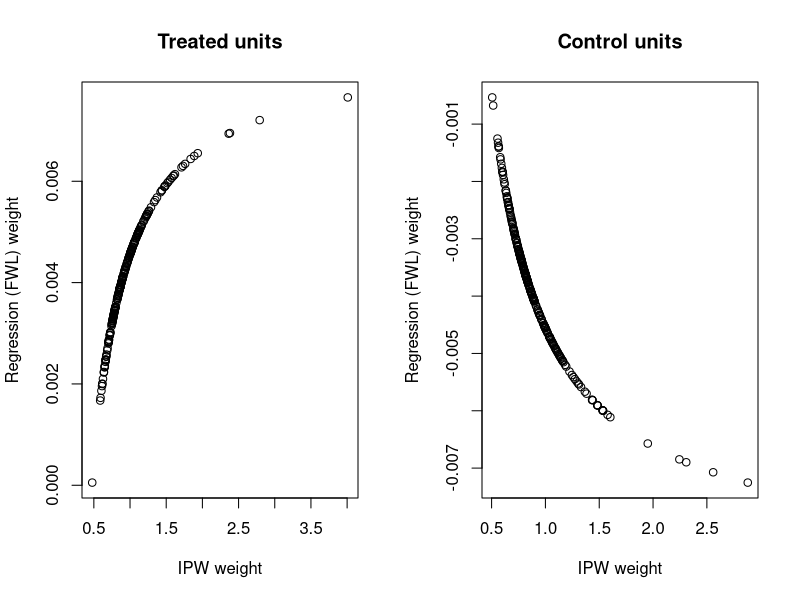

Here is the R script that generated this plot:
## ---- chunk 1
#| label: fwl-weights-example
#| cache: true
#| warning: false
#| message: false
library(dplyr)

set.seed(1)
n <- 500
X <- rnorm(n)
d_prob <- plogis(0.5 * X)
D <- rbinom(n, 1, d_prob)
Y <- 1 + 2 * D + 1.5 * X + rnorm(n)
dat <- data.frame(Y, D, X)

# Regression-implied weights via the FWL residualization of D on X.
d_hat <- fitted(lm(D ~ X, data = dat))
resid_D <- dat$D - d_hat
omega_reg <- resid_D / sum(resid_D^2)

# IPW weights (Horvitz-Thompson), using the same linear-probability d_hat
# purely for comparability with the regression weights above.
ipw <- ifelse(dat$D == 1, 1 / d_hat, 1 / (1 - d_hat))
# rescale by a single constant so the treated weights average 1; this only
# fixes the axis scale of the plot below and does not change any comparison
ipw <- ipw / sum(ipw[dat$D == 1]) * sum(dat$D == 1)

tau_reg <- sum(omega_reg * dat$Y)
tau_lm  <- coef(lm(Y ~ D + X, data = dat))["D"]

data.frame(tau_reg_from_weights = tau_reg, tau_from_lm_coef = tau_lm)
## ---- chunk 2
#| label: fwl-weights-plot
#| cache: true
#| warning: false
#| message: false
par(mfrow = c(1, 2))
plot(ipw[dat$D == 1], omega_reg[dat$D == 1],
     xlab = "IPW weight", ylab = "Regression (FWL) weight",
     main = "Treated units")
plot(ipw[dat$D == 0], omega_reg[dat$D == 0],
     xlab = "IPW weight", ylab = "Regression (FWL) weight",
     main = "Control units")
par(mfrow = c(1, 1))
## ---- chunk 3
#| label: fwl-negative-weights
#| cache: true
#| warning: false
#| message: false
set.seed(2)
X2 <- rnorm(n)
D2 <- rbinom(n, 1, plogis(3 * X2))       # much stronger selection on X
dat2 <- data.frame(D = D2, X = X2)
d_hat2 <- fitted(lm(D ~ X, data = dat2))
omega2 <- (dat2$D - d_hat2) / sum((dat2$D - d_hat2)^2)

data.frame(
  dhat_below_0        = sum(d_hat2 < 0),
  dhat_above_1        = sum(d_hat2 > 1),
  treated_wrong_sign  = sum(dat2$D == 1 & omega2 < 0),
  control_wrong_sign  = sum(dat2$D == 0 & omega2 > 0)
)
## ---- chunk 4
#| label: weighting-bites
#| cache: true
#| warning: false
#| message: false
set.seed(11)
n  <- 20000
px <- c(0.4, 0.3, 0.3)          # P(X = 0, 1, 2)
dx <- c(0.5, 0.1, 0.9)          # P(D = 1 | X)
tx <- c(1,   4,   4)            # tau(X)

X   <- sample(0:2, n, TRUE, prob = px)
D   <- rbinom(n, 1, dx[X + 1])
Y   <- 1 + tx[X + 1] * D + 2 * X + rnorm(n)
dat3 <- data.frame(Y, D, X = factor(X))

# What OLS returns
tau_ols <- coef(lm(Y ~ D + X, data = dat3))["D"]

# Angrist's variance-weighted average of the stratum effects, computed from the
# population quantities rather than estimated
w   <- dx * (1 - dx) * px
ang <- sum(w * tx) / sum(w)

# g-computation on a saturated arm-specific model
m   <- lm(Y ~ D * X, data = dat3)
tau_g <- mean(predict(m, transform(dat3, D = 1)) -
              predict(m, transform(dat3, D = 0)))

# Lin's interaction estimator: D, centred covariates, and their interaction
Xc  <- scale(model.matrix(~ X, dat3)[, -1, drop = FALSE], scale = FALSE)
tau_lin <- coef(lm(dat3$Y ~ dat3$D + Xc + dat3$D:Xc))[2]

data.frame(population_ATE = sum(px * tx),
           angrist_formula = ang,
           ols_coefficient = tau_ols,
           g_computation = tau_g,
           lin_interaction = tau_lin, row.names = NULL)
